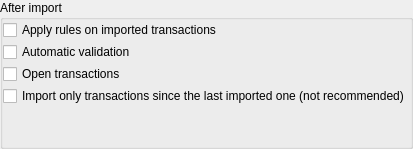
     <widget class="QWidget" name="kGeneral">
      <attribute name="title">
       <string>General</string>
      </attribute>
      <attribute name="toolTip">
       <string>General import settings</string>
      </attribute>
      <layout class="QVBoxLayout" name="verticalLayout_3">
       <property name="spacing">
        <number>2</number>
       </property>
       <property name="leftMargin">
        <number>0</number>
       </property>
       <property name="topMargin">
        <number>0</number>
       </property>
       <property name="rightMargin">
        <number>0</number>
       </property>
       <property name="bottomMargin">
        <number>0</number>
       </property>
       <item>
        <widget class="QGroupBox" name="groupBox">
         <property name="title">
          <string>After import</string>
         </property>
         <layout class="QVBoxLayout" name="verticalLayout">
          <property name="spacing">
           <number>2</number>
          </property>
          <property name="leftMargin">
           <number>0</number>
          </property>
          <property name="topMargin">
           <number>0</number>
          </property>
          <property name="rightMargin">
           <number>0</number>
          </property>
          <property name="bottomMargin">
           <number>0</number>
          </property>
          <item>
           <widget class="QCheckBox" name="kcfg_apply_rules">
            <property name="toolTip">
             <string>This option allows to apply all rules defined in &quot;Search and process&quot; on all imported transactions</string>
            </property>
            <property name="text">
             <string>Apply rules on imported transactions</string>
            </property>
           </widget>
          </item>
          <item>
           <widget class="QCheckBox" name="kcfg_automatic_validation">
            <property name="toolTip">
             <string>This option allows to validate all imported transactions</string>
            </property>
            <property name="text">
             <string>Automatic validation</string>
            </property>
           </widget>
          </item>
          <item>
           <widget class="QCheckBox" name="kcfg_open_after_import_or_processing">
            <property name="toolTip">
             <string>This option allows to open all imported transactions at the end of the import</string>
            </property>
            <property name="text">
             <string>Open transactions</string>
            </property>
           </widget>
          </item>
          <item>
           <widget class="QCheckBox" name="kcfg_since_last_import">
            <property name="toolTip">
             <string>&lt;html&gt;&lt;head/&gt;&lt;body&gt;&lt;p&gt;&lt;span style=&quot; font-weight:600; color:#ff0000;&quot;&gt;WARNING: &lt;/span&gt;In some conditions, this option can cause missing transactions. &lt;/p&gt;&lt;p&gt;This option is mainly interesting with OFX import when your bank is not able to generate real unique identifier for transactions.&lt;/p&gt;&lt;/body&gt;&lt;/html&gt;</string>
            </property>
            <property name="text">
             <string>Import only transactions since the last imported one (not recommended)</string>
            </property>
           </widget>
          </item>
          <item>
           <spacer name="verticalSpacer_4">
            <property name="orientation">
             <enum>Qt::Vertical</enum>
            </property>
            <property name="sizeHint" stdset="0">
             <size>
              <width>20</width>
              <height>40</height>
             </size>
            </property>
           </spacer>
          </item>
         </layout>
        </widget>
       </item>
      </layout>
     </widget>
